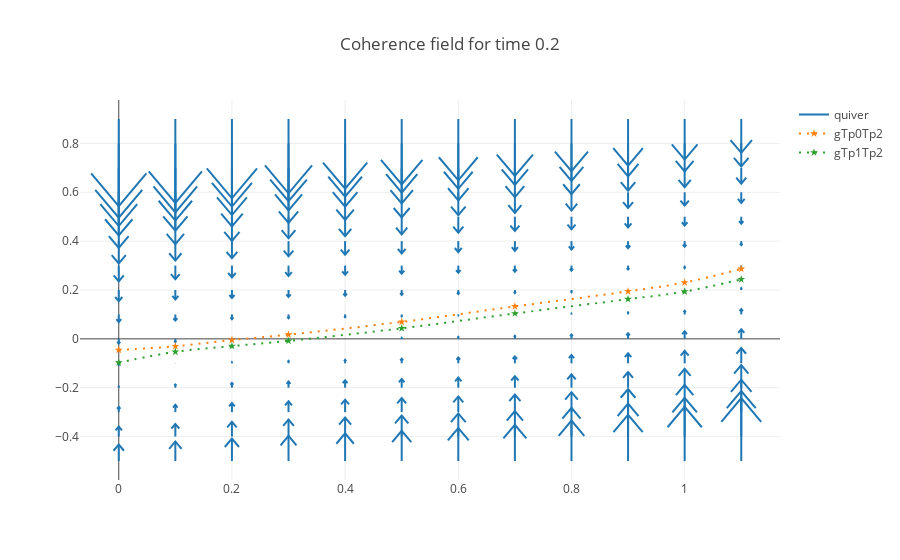

Notebook code for this chart:
### Code cell
#create a matrix of mesh values
mm,cc = np.meshgrid(np.arange(-0., 1.2, .1), np.arange(-.5, 1, .1))

t = .2
ma = np.array(mm)
ca = np.array(cc)
xList = []
yList = []
uList = []
vList = []
for mi in range(ma.shape[0]):
    for ci in range(ca.shape[1]):
        cIn = torch.Tensor([[t,ma[mi,ci], ca[mi,ci]]])
        cohOut = cohModel(cIn)
        x = ma[mi,ci]
        y = ca[mi,ci]
        u = 0
        v = cohOut.data.numpy()[0,0] #extract value 0.0716
        xList.append(x)
        yList.append(y)
        uList.append(u)
        vList.append(v)


xx = np.array(xList)
yy = np.array(yList)
uu = np.array(uList)
vv = np.array(vList)

fig0 = ff.create_quiver(xx, yy, uu, vv,
       scale=.4,
       arrow_scale=.4,
       name='quiver'
       #,line=dict(width=2)
      )

fig0.layout.title = 'Coherence field for time ' + str(t)
fig0.add_trace(f.data[2]) 
fig0.add_trace(f.data[3]) 
offline.iplot(fig0)

### Figure 1 — Plotly figure (JSON) as saved in the notebook; plotly's stock layout.template omitted (floating-point values rounded to 4 significant figures; data arrays with more than 128 entries replaced by an {"elided": "..."} marker saying what was removed)
{"data": [{"mode": "lines", "name": "quiver", "type": "scatter", "uid": "bc1601aa-3dae-4d10-acff-bd215923b4af", "x": {"elided": "1260 float values"}, "y": {"elided": "1260 float values"}}, {"line": {"dash": "2px,6px", "shape": "spline"}, "marker": {"symbol": "star"}, "name": "gTp0Tp2", "type": "scatter", "uid": "38754316-8765-44ec-8859-70b4a7645d18", "x": [0, 0.1, 0.2, 0.3, 0.5, 0.7, 0.9, 1, 1.1], "y": [-0.04545, -0.0303, -0.00478, 0.01713, 0.0695, 0.1328, 0.1945, 0.2307, 0.2864]}, {"line": {"dash": "2px,6px", "shape": "spline"}, "marker": {"symbol": "star"}, "name": "gTp1Tp2", "type": "scatter", "uid": "886d3db9-340a-41e4-bfe6-b5cad3e7207d", "x": [0, 0.1, 0.2, 0.3, 0.5, 0.7, 0.9, 1, 1.1], "y": [-0.09744, -0.05297, -0.0297, -0.008453, 0.04312, 0.104, 0.1625, 0.1935, 0.2436]}], "layout": {"hovermode": "closest", "title": {"text": "Coherence field for time 0.2"}}}
